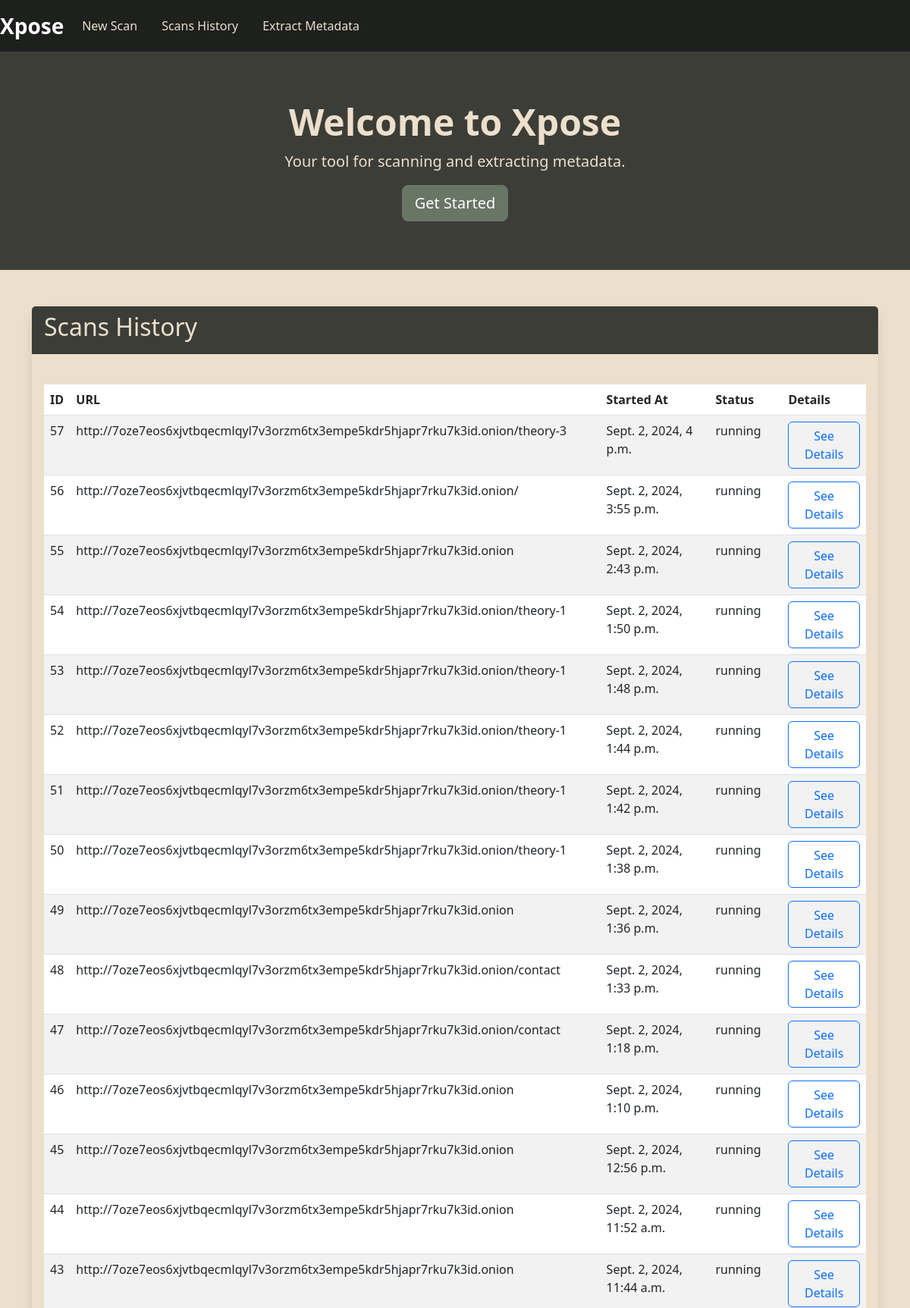
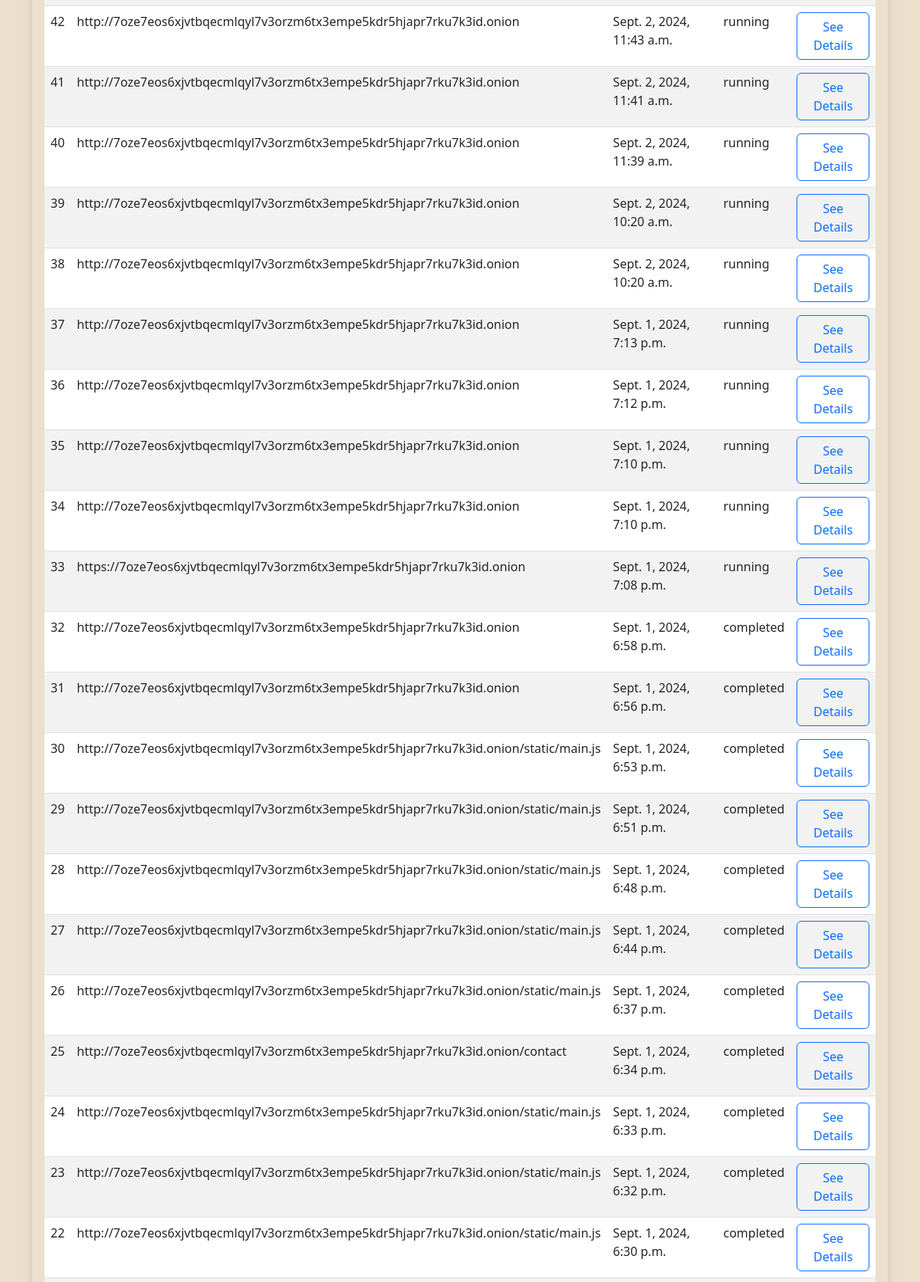
The app's page /scan/ (upper part) with its own data (2 pictures, top to bottom).
### scan/models.py (models this page shows, shortened)
class Scan(models.Model):
    url = models.URLField(max_length=200)
    started_at = models.DateTimeField(auto_now_add=True)
    finished_at = models.DateTimeField(null=True, blank=True)
    status = models.CharField(max_length=20, default='pending')  # pending, running, completed, failed
    output = models.TextField(blank=True)  # Store the scan output

### scan/views.py (the view)
# urls.py: path('', views.index, name='index'),
def index(request):
    scans = Scan.objects.all().order_by('-started_at')
    return render(request, 'scan/index.html', {'scans': scans})

### scan/templates/scan/index.html (shortened to what this page needs)
{% extends 'base_generic.html' %}
{% block content %}
<div class="card">
    <div class="card-header">
        <h2>Scans History</h2>
    </div>
    <div class="card-body">
        <table class="table table-striped">
            <thead>
                <tr>
                    <th>ID</th>
                    <th>URL</th>
                    <th>Started At</th>
                    <th>Status</th>
                    <th>Details</th>
                </tr>
            </thead>
            <tbody>
                {% for scan in scans %}
                <tr>
                    <td>{{ scan.id }}</td>
                    <td>{{ scan.url }}</td>
                    <td>{{ scan.started_at }}</td>
                    <td>{{ scan.status }}</td>
                    <td><a href="/scan/{{ scan.id }}" target="_blank" class="btn btn-outline-primary">See Details</a></td>
                </tr>
                {% endfor %}
            </tbody>
        </table>
    </div>
</div>
{% endblock %}

### templates/base_generic.html (shortened to what this page needs)
<!DOCTYPE html>
<html lang="en">
<head>
    <link href="https://cdn.jsdelivr.net/npm/bootstrap@5.3.0/dist/css/bootstrap.min.css" rel="stylesheet">
</head>
<body>
    <nav class="navbar navbar-expand-lg navbar-dark">
        <a class="navbar-brand" href="/">Xpose</a>
        <div class="collapse navbar-collapse" id="navbarNav">
            <ul class="navbar-nav">
                <li class="nav-item">
                    <a class="nav-link" href="/scan/new/">New Scan</a>
                </li>
                <li class="nav-item">
                    <a class="nav-link" href="{% url 'scan:index' %}">Scans History</a>
                </li>
                <li class="nav-item">
                    <a class="nav-link" href="/extract_exif/">Extract Metadata</a>
                </li>
            </ul>
        </div>
    </nav>
    <header class="hero-section">
        <div class="container">
            <h1>Welcome to Xpose</h1>
            <p>Your tool for scanning and extracting metadata.</p>
            <a href="/scan/new/" class="btn btn-primary btn-lg">Get Started</a>
        </div>
    </header>
    <main class="container mt-5">
        {% block content %}{% endblock %}
    </main>
</body>
</html>

### templates/base_generic.html (style rules this page uses)
body { background-color: #ECDFCC; color: #1E201E; font-family: 'Segoe UI', Tahoma, Geneva, Verdana, sans-serif; }
.navbar { background-color: #1E201E; }
.navbar-brand { font-weight: 700; font-size: 1.75rem; }
.navbar-nav .nav-link { color: #ECDFCC; margin-right: 1rem; }
.hero-section { background: #3C3D37; color: #ECDFCC; padding: 4rem 0; text-align: center; }
.hero-section h1 { font-size: 3rem; font-weight: 700; }
.hero-section p { font-size: 1.25rem; }
.card { border: none; border-radius: 15px; box-shadow: 0 8px 16px rgba(0, 0, 0, 0.1); background-color: #ECDFCC; margin-bottom: 2rem; }
.card-header { background-color: #3C3D37; color: #ECDFCC; border-radius: 15px 15px 0 0; font-weight: 700; }
.btn-primary { background-color: #697565; border-color: #697565; }

### scan/templates/scan/index.html (style rules this page uses)
.card { border: none; border-radius: 15px; box-shadow: 0 8px 16px rgba(0, 0, 0, 0.1); background-color: #ECDFCC; }
.card-header { background-color: #3C3D37; color: #ECDFCC; border-radius: 15px 15px 0 0; font-weight: 700; }
table { margin-top: 1.5rem; }
thead { background-color: #3C3D37; color: #ECDFCC; }
tbody tr:nth-child(even) { background-color: #F9F9F9; }
tbody tr:nth-child(odd) { background-color: #ECDFCC; }
tbody td a { color: #697565; text-decoration: none; }

### records on screen
Scan: id "57", url "http://7oze7eos6xjvtbqecmlqyl7v3orzm6tx3empe5kdr5hjapr7rku7k3id.onion/theory-3", started_at "Sept. 2, 2024, 4 p.m.", status "running"
Scan: id "56", url "http://7oze7eos6xjvtbqecmlqyl7v3orzm6tx3empe5kdr5hjapr7rku7k3id.onion/", started_at "Sept. 2, 2024, 3:55 p.m.", status "running"
Scan: id "55", url "http://7oze7eos6xjvtbqecmlqyl7v3orzm6tx3empe5kdr5hjapr7rku7k3id.onion", started_at "Sept. 2, 2024, 2:43 p.m.", status "running"
Scan: id "54", url "http://7oze7eos6xjvtbqecmlqyl7v3orzm6tx3empe5kdr5hjapr7rku7k3id.onion/theory-1", started_at "Sept. 2, 2024, 1:50 p.m.", status "running"
Scan: id "53", url "http://7oze7eos6xjvtbqecmlqyl7v3orzm6tx3empe5kdr5hjapr7rku7k3id.onion/theory-1", started_at "Sept. 2, 2024, 1:48 p.m.", status "running"
Scan: id "52", url "http://7oze7eos6xjvtbqecmlqyl7v3orzm6tx3empe5kdr5hjapr7rku7k3id.onion/theory-1", started_at "Sept. 2, 2024, 1:44 p.m.", status "running"
Scan: id "51", url "http://7oze7eos6xjvtbqecmlqyl7v3orzm6tx3empe5kdr5hjapr7rku7k3id.onion/theory-1", started_at "Sept. 2, 2024, 1:42 p.m.", status "running"
Scan: id "50", url "http://7oze7eos6xjvtbqecmlqyl7v3orzm6tx3empe5kdr5hjapr7rku7k3id.onion/theory-1", started_at "Sept. 2, 2024, 1:38 p.m.", status "running"
Scan: id "49", url "http://7oze7eos6xjvtbqecmlqyl7v3orzm6tx3empe5kdr5hjapr7rku7k3id.onion", started_at "Sept. 2, 2024, 1:36 p.m.", status "running"
Scan: id "48", url "http://7oze7eos6xjvtbqecmlqyl7v3orzm6tx3empe5kdr5hjapr7rku7k3id.onion/contact", started_at "Sept. 2, 2024, 1:33 p.m.", status "running"
Scan: id "47", url "http://7oze7eos6xjvtbqecmlqyl7v3orzm6tx3empe5kdr5hjapr7rku7k3id.onion/contact", started_at "Sept. 2, 2024, 1:18 p.m.", status "running"
Scan: id "46", url "http://7oze7eos6xjvtbqecmlqyl7v3orzm6tx3empe5kdr5hjapr7rku7k3id.onion", started_at "Sept. 2, 2024, 1:10 p.m.", status "running"
Scan: id "45", url "http://7oze7eos6xjvtbqecmlqyl7v3orzm6tx3empe5kdr5hjapr7rku7k3id.onion", started_at "Sept. 2, 2024, 12:56 p.m.", status "running"
Scan: id "44", url "http://7oze7eos6xjvtbqecmlqyl7v3orzm6tx3empe5kdr5hjapr7rku7k3id.onion", started_at "Sept. 2, 2024, 11:52 a.m.", status "running"
Scan: id "43", url "http://7oze7eos6xjvtbqecmlqyl7v3orzm6tx3empe5kdr5hjapr7rku7k3id.onion", started_at "Sept. 2, 2024, 11:44 a.m.", status "running"
Scan: id "42", url "http://7oze7eos6xjvtbqecmlqyl7v3orzm6tx3empe5kdr5hjapr7rku7k3id.onion", started_at "Sept. 2, 2024, 11:43 a.m.", status "running"
Scan: id "41", url "http://7oze7eos6xjvtbqecmlqyl7v3orzm6tx3empe5kdr5hjapr7rku7k3id.onion", started_at "Sept. 2, 2024, 11:41 a.m.", status "running"
Scan: id "40", url "http://7oze7eos6xjvtbqecmlqyl7v3orzm6tx3empe5kdr5hjapr7rku7k3id.onion", started_at "Sept. 2, 2024, 11:39 a.m.", status "running"
Scan: id "39", url "http://7oze7eos6xjvtbqecmlqyl7v3orzm6tx3empe5kdr5hjapr7rku7k3id.onion", started_at "Sept. 2, 2024, 10:20 a.m.", status "running"
Scan: id "38", url "http://7oze7eos6xjvtbqecmlqyl7v3orzm6tx3empe5kdr5hjapr7rku7k3id.onion", started_at "Sept. 2, 2024, 10:20 a.m.", status "running"
Scan: id "37", url "http://7oze7eos6xjvtbqecmlqyl7v3orzm6tx3empe5kdr5hjapr7rku7k3id.onion", started_at "Sept. 1, 2024, 7:13 p.m.", status "running"
Scan: id "36", url "http://7oze7eos6xjvtbqecmlqyl7v3orzm6tx3empe5kdr5hjapr7rku7k3id.onion", started_at "Sept. 1, 2024, 7:12 p.m.", status "running"
Scan: id "35", url "http://7oze7eos6xjvtbqecmlqyl7v3orzm6tx3empe5kdr5hjapr7rku7k3id.onion", started_at "Sept. 1, 2024, 7:10 p.m.", status "running"
Scan: id "34", url "http://7oze7eos6xjvtbqecmlqyl7v3orzm6tx3empe5kdr5hjapr7rku7k3id.onion", started_at "Sept. 1, 2024, 7:10 p.m.", status "running"
Scan: id "33", url "https://7oze7eos6xjvtbqecmlqyl7v3orzm6tx3empe5kdr5hjapr7rku7k3id.onion", started_at "Sept. 1, 2024, 7:08 p.m.", status "running"
Scan: id "32", url "http://7oze7eos6xjvtbqecmlqyl7v3orzm6tx3empe5kdr5hjapr7rku7k3id.onion", started_at "Sept. 1, 2024, 6:58 p.m.", status "completed"
Scan: id "31", url "http://7oze7eos6xjvtbqecmlqyl7v3orzm6tx3empe5kdr5hjapr7rku7k3id.onion", started_at "Sept. 1, 2024, 6:56 p.m.", status "completed"
Scan: id "30", url "http://7oze7eos6xjvtbqecmlqyl7v3orzm6tx3empe5kdr5hjapr7rku7k3id.onion/static/main.js", started_at "Sept. 1, 2024, 6:53 p.m.", status "completed"
Scan: id "29", url "http://7oze7eos6xjvtbqecmlqyl7v3orzm6tx3empe5kdr5hjapr7rku7k3id.onion/static/main.js", started_at "Sept. 1, 2024, 6:51 p.m.", status "completed"
Scan: id "28", url "http://7oze7eos6xjvtbqecmlqyl7v3orzm6tx3empe5kdr5hjapr7rku7k3id.onion/static/main.js", started_at "Sept. 1, 2024, 6:48 p.m.", status "completed"
Scan: id "27", url "http://7oze7eos6xjvtbqecmlqyl7v3orzm6tx3empe5kdr5hjapr7rku7k3id.onion/static/main.js", started_at "Sept. 1, 2024, 6:44 p.m.", status "completed"
Scan: id "26", url "http://7oze7eos6xjvtbqecmlqyl7v3orzm6tx3empe5kdr5hjapr7rku7k3id.onion/static/main.js", started_at "Sept. 1, 2024, 6:37 p.m.", status "completed"
Scan: id "25", url "http://7oze7eos6xjvtbqecmlqyl7v3orzm6tx3empe5kdr5hjapr7rku7k3id.onion/contact", started_at "Sept. 1, 2024, 6:34 p.m.", status "completed"
Scan: id "24", url "http://7oze7eos6xjvtbqecmlqyl7v3orzm6tx3empe5kdr5hjapr7rku7k3id.onion/static/main.js", started_at "Sept. 1, 2024, 6:33 p.m.", status "completed"
Scan: id "23", url "http://7oze7eos6xjvtbqecmlqyl7v3orzm6tx3empe5kdr5hjapr7rku7k3id.onion/static/main.js", started_at "Sept. 1, 2024, 6:32 p.m.", status "completed"
Scan: id "22", url "http://7oze7eos6xjvtbqecmlqyl7v3orzm6tx3empe5kdr5hjapr7rku7k3id.onion/static/main.js", started_at "Sept. 1, 2024, 6:30 p.m.", status "completed"
